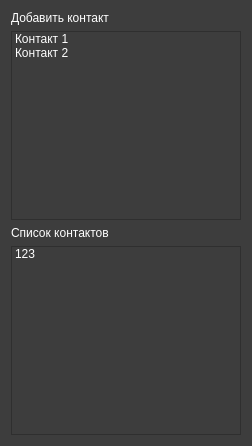
<?xml version="1.0" encoding="UTF-8"?>
<ui version="4.0">
 <class>ClientWidget</class>
 <widget class="QWidget" name="ClientWidget">
  <property name="geometry">
   <rect>
    <x>0</x>
    <y>0</y>
    <width>252</width>
    <height>446</height>
   </rect>
  </property>
  <property name="windowTitle">
   <string>Client Gui</string>
  </property>
  <property name="windowIcon">
   <iconset>
    <normalon>sphere.png</normalon>
   </iconset>
  </property>
  <property name="styleSheet">
   <string notr="true">background-color: rgb(61, 61, 61);</string>
  </property>
  <layout class="QFormLayout" name="formLayout">
   <item row="0" column="0">
    <widget class="QLabel" name="label">
     <property name="styleSheet">
      <string notr="true">color: rgb(255, 255, 255);</string>
     </property>
     <property name="text">
      <string>Добавить контакт</string>
     </property>
    </widget>
   </item>
   <item row="2" column="0">
    <widget class="QLabel" name="label_2">
     <property name="styleSheet">
      <string notr="true">color: rgb(255, 255, 255);</string>
     </property>
     <property name="text">
      <string>Список контактов</string>
     </property>
    </widget>
   </item>
   <item row="1" column="0" colspan="2">
    <widget class="QListWidget" name="listWidget">
     <property name="toolTip">
      <string>&lt;!DOCTYPE HTML PUBLIC &quot;-//W3C//DTD HTML 4.0//EN&quot; &quot;http://www.w3.org/TR/REC-html40/strict.dtd&quot;&gt;
&lt;html&gt;&lt;head&gt;&lt;meta name=&quot;qrichtext&quot; content=&quot;1&quot; /&gt;&lt;style type=&quot;text/css&quot;&gt;
p, li { white-space: pre-wrap; }
&lt;/style&gt;&lt;/head&gt;&lt;body style=&quot; font-family:'Segoe UI'; font-size:9pt; font-weight:400; font-style:normal;&quot;&gt;
&lt;p style=&quot; margin-top:12px; margin-bottom:12px; margin-left:0px; margin-right:0px; -qt-block-indent:0; text-indent:0px;&quot;&gt;&lt;span style=&quot; color:#000000;&quot;&gt;Используйте даблклик для добавления контактов&lt;/span&gt;&lt;/p&gt;&lt;/body&gt;&lt;/html&gt;</string>
     </property>
     <property name="styleSheet">
      <string notr="true">color: rgb(255, 255, 255);</string>
     </property>
     <item>
      <property name="text">
       <string>Контакт 1</string>
      </property>
     </item>
     <item>
      <property name="text">
       <string>Контакт 2</string>
      </property>
     </item>
    </widget>
   </item>
   <item row="3" column="0" colspan="2">
    <widget class="QListWidget" name="listWidget_2">
     <property name="styleSheet">
      <string notr="true">color: rgb(255, 255, 255);</string>
     </property>
     <item>
      <property name="text">
       <string>123</string>
      </property>
     </item>
    </widget>
   </item>
  </layout>
  <action name="action234">
   <property name="text">
    <string>234</string>
   </property>
  </action>
 </widget>
 <tabstops>
  <tabstop>listWidget</tabstop>
  <tabstop>listWidget_2</tabstop>
 </tabstops>
 <resources/>
 <connections/>
</ui>
